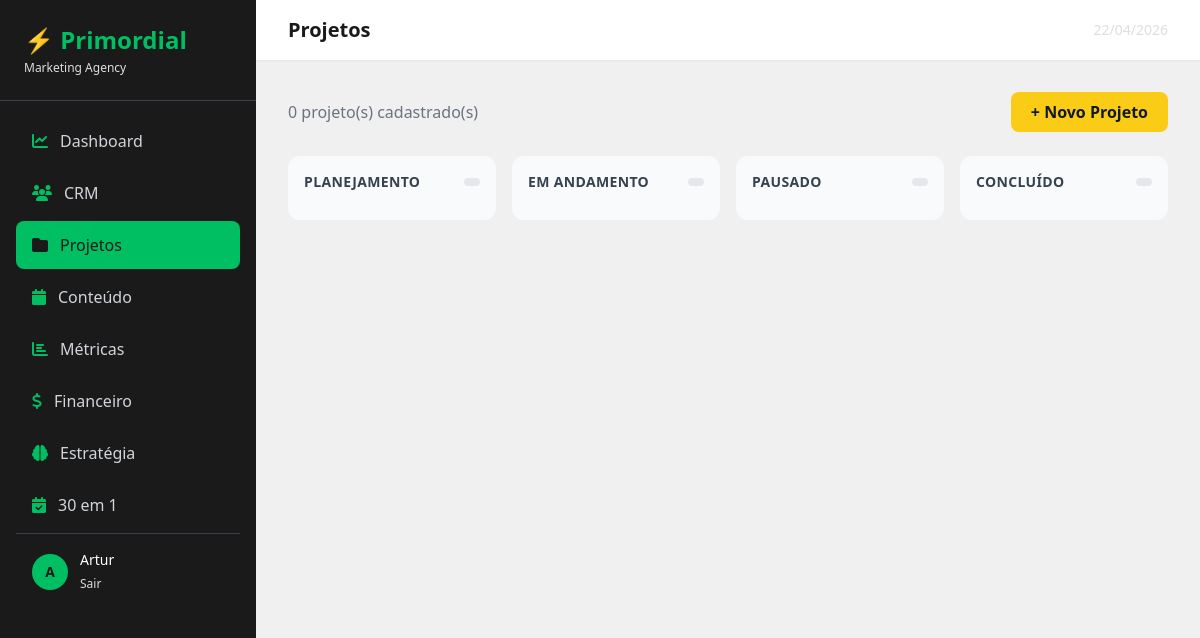
Before: /projetos/ (signed in) with the older database file.
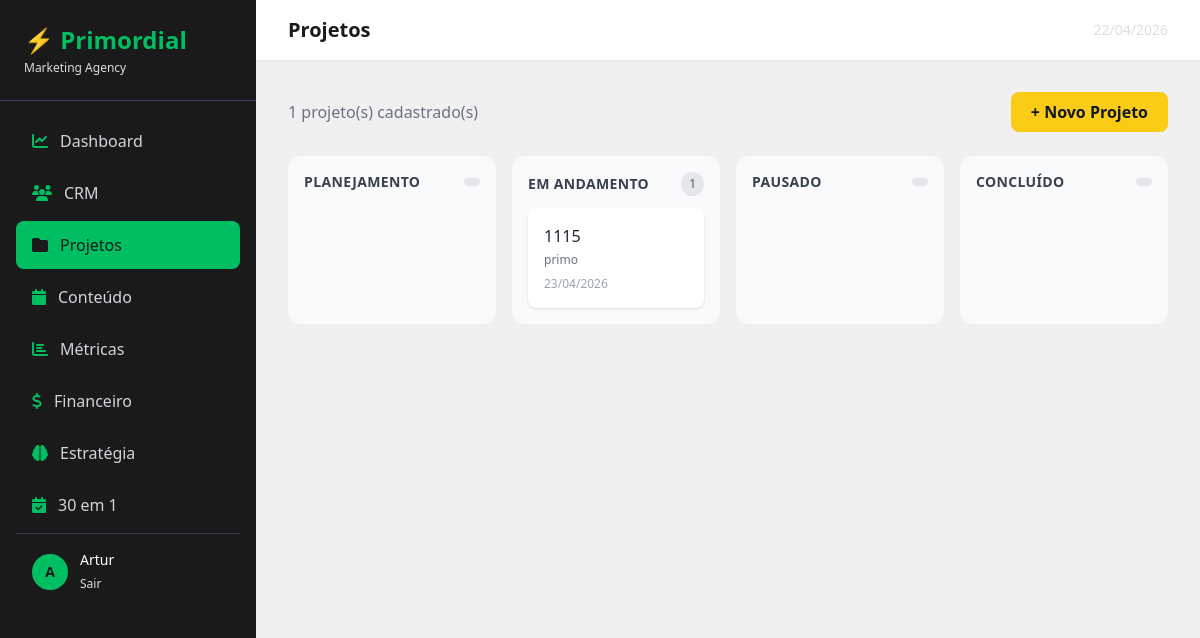
After: the same page with the newer database file.
### projetos/models.py (models this page shows, shortened)
class Projeto(models.Model):
    STATUS_CHOICES = [
        ('planejamento', 'Planejamento'),
        ('em_andamento', 'Em Andamento'),
        ('pausado', 'Pausado'),
        ('concluido', 'Concluído'),
    ]
    nome = models.CharField(max_length=200)
    cliente = models.ForeignKey(Cliente, on_delete=models.SET_NULL, null=True, blank=True)
    descricao = models.TextField(blank=True)
    status = models.CharField(max_length=20, choices=STATUS_CHOICES, default='planejamento')
    data_inicio = models.DateField()
    data_prazo = models.DateField(null=True, blank=True)
    responsavel = models.ForeignKey(User, on_delete=models.SET_NULL, null=True, blank=True)

### crm/models.py (models this page shows, shortened)
class Cliente(models.Model):
    STATUS_CHOICES = [
        ('lead', 'Lead'),
        ('prospecto', 'Prospecto'),
        ('ativo', 'Ativo'),
        ('ouro', '⭐ Cliente Ouro'),
        ('inativo', 'Inativo'),
    ]
    SEGMENTO_CHOICES = [
        ('moda', 'Moda e Beleza'),
        ('saude', 'Saúde e Bem-estar'),
        ('alimentacao', 'Alimentação'),
        ('tecnologia', 'Tecnologia'),
        ('educacao', 'Educação'),
        ('imobiliario', 'Imobiliário'),
        ('varejo', 'Varejo'),
        ('servicos', 'Serviços'),
        ('outro', 'Outro'),
    ]
    nome = models.CharField(max_length=200)
    empresa = models.CharField(max_length=200, blank=True)
    email = models.EmailField()
    telefone = models.CharField(max_length=20, blank=True)
    status = models.CharField(max_length=20, choices=STATUS_CHOICES, default='lead')
    data_entrada = models.DateTimeField(auto_now_add=True)
    observacoes = models.TextField(blank=True)
    cpf_cnpj = models.CharField(max_length=20, blank=True)
    data_nascimento = models.DateField(null=True, blank=True)
    endereco = models.CharField(max_length=300, blank=True)
    cidade = models.CharField(max_length=100, blank=True)
    estado = models.CharField(max_length=2, blank=True)
    segmento = models.CharField(max_length=20, choices=SEGMENTO_CHOICES, blank=True)
    site = models.URLField(blank=True)
    instagram = models.CharField(max_length=100, blank=True)
    facebook = models.CharField(max_length=100, blank=True)
    linkedin = models.CharField(max_length=100, blank=True)
    tiktok = models.CharField(max_length=100, blank=True)
    briefing_completo = models.BooleanField(default=False)

### projetos/views.py (the view)
# urls.py: path('', views.lista_projetos, name='lista_projetos'),
@login_required
def lista_projetos(request):
    projetos = Projeto.objects.all().order_by('-id')
    return render(request, 'projetos/lista_projetos.html', {'projetos': projetos})

### templates/projetos/lista_projetos.html (shortened to what this page needs)
{% extends 'base/base.html' %}
{% block page_title %}Projetos{% endblock %}
{% block content %}
<div class="flex justify-between items-center mb-6">
    <p class="text-gray-500">{{ projetos.count }} projeto(s) cadastrado(s)</p>
    <a href="{% url 'novo_projeto' %}" class="bg-yellow-400 text-gray-900 font-bold px-5 py-2 rounded-lg hover:bg-yellow-500 transition">
        + Novo Projeto
    </a>
</div>
<div class="grid grid-cols-1 md:grid-cols-2 lg:grid-cols-4 gap-4">
    {% for status_key, status_label in projetos.model.STATUS_CHOICES %}
    <div class="bg-gray-50 rounded-xl p-4">
        <div class="flex items-center justify-between mb-3">
            <h3 class="font-semibold text-gray-700 text-sm uppercase tracking-wide">{{ status_label }}</h3>
            <span class="bg-gray-200 text-gray-600 text-xs px-2 py-1 rounded-full">
                {% for p in projetos %}{% if p.status == status_key %}1{% endif %}{% endfor %}
            </span>
        </div>
        <div class="space-y-3">
            {% for projeto in projetos %}
            {% if projeto.status == status_key %}
            <a href="{% url 'detalhe_projeto' projeto.pk %}" class="block bg-white rounded-lg shadow p-4 hover:shadow-md transition">
                <p class="font-medium text-gray-800 mb-1">{{ projeto.nome }}</p>
                {% if projeto.cliente %}
                <p class="text-xs text-gray-500 mb-2">{{ projeto.cliente.nome }}</p>
                {% endif %}
                <div class="flex items-center justify-between mt-2">
                    {% if projeto.data_prazo %}
                    <span class="text-xs text-gray-400">{{ projeto.data_prazo|date:"d/m/Y" }}</span>
                    {% endif %}
                </div>
            </a>
            {% endif %}
            {% endfor %}
        </div>
    </div>
    {% endfor %}
</div>
{% endblock %}

Changed rows visible on the page:
added Projeto: status "1", nome "1115", cliente.nome "primo", data_prazo "23/04/2026"
Other visible differences:
{{ projetos.count }}: "0" → "1"
